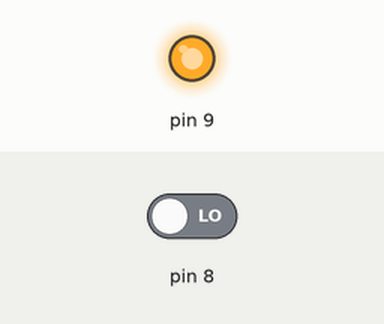
This sketch was run on a simulated Arduino Uno, built with avr-gcc and run on an emulated ATmega328P. Shown: output pins drawn as LEDs (lit = HIGH). The test bench sets the inputs (shaded band); at power-on: pin 8 LOW. What the sketch prints to the serial monitor is not drawn.

Above: at 0.1 s.
Timing chart, 0 to 1.6 s (numbered marks = the images above):
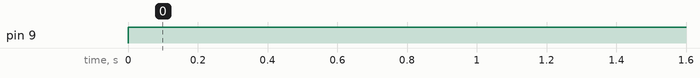

The sketch:

ultrasonico.ino
```cpp
long distancia;
long tiempo;
void setup(){
  Serial.begin(9600);
  pinMode(9, OUTPUT); /*activación del pin 9 como salida: para el pulso ultrasónico*/
  pinMode(8, INPUT); /*activación del pin 8 como entrada: tiempo del rebote del ultrasonido*/
}

void loop(){
  digitalWrite(9,LOW); /* Por cuestión de estabilización del sensor*/
  delayMicroseconds(5);
  digitalWrite(9, HIGH); /* envío del pulso ultrasónico*/
  delayMicroseconds(10);
  tiempo=pulseIn(8, HIGH); /* Función para medir la longitud del pulso entrante. Mide el tiempo que transcurrido entre el envío
  del pulso ultrasónico y cuando el sensor recibe el rebote, es decir: desde que el pin 12 empieza a recibir el rebote, HIGH, hasta que
  deja de hacerlo, LOW, la longitud del pulso entrante*/
  distancia= int(0.017*tiempo); /*fórmula para calcular la distancia obteniendo un valor entero*/
  /*Monitorización en centímetros por el monitor serial*/
  //Serial.println("Distancia ");
  Serial.println(distancia);
  //Serial.println(" cm");
  delay(200);
}
```

Measured:
- by itself, pin 9: LOW → HIGH at 0.00 s
